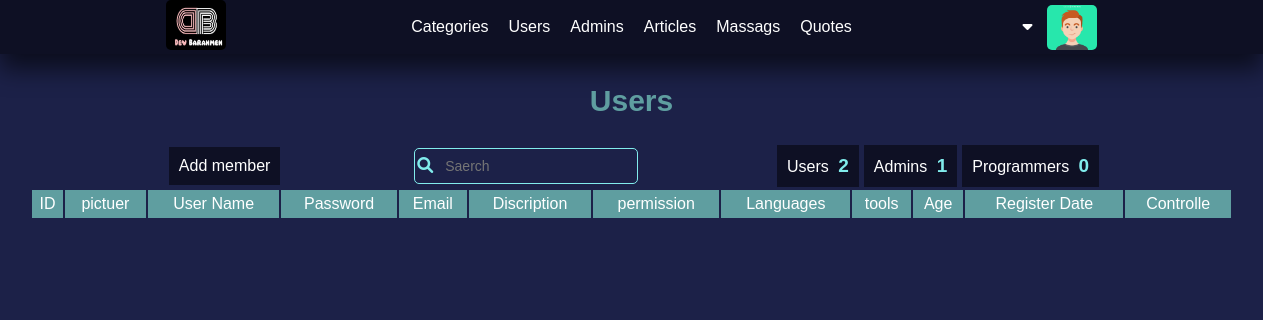
/admin/users.php?show=prog (signed in), run on an earlier commit of the app's database.
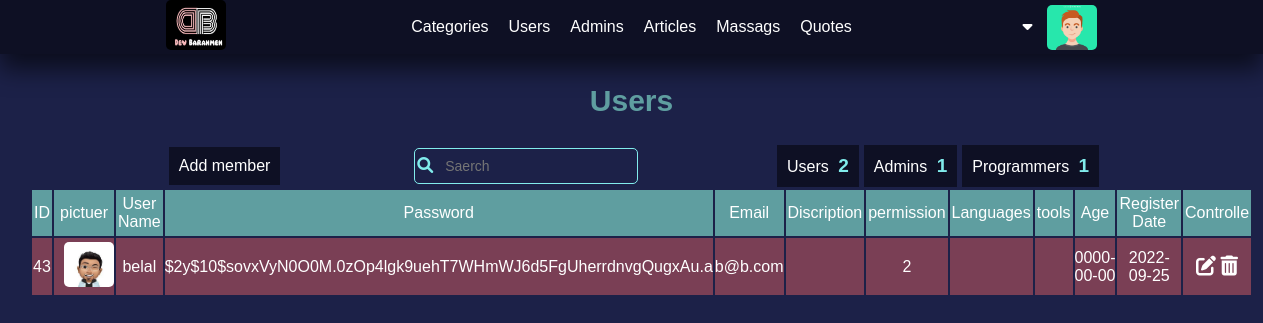
And on a later commit of the database.
### tables this page shows
CREATE TABLE `users` (
  `IdUser` int(11) NOT NULL COMMENT 'Identify user number',
  `userName` char(255) NOT NULL,
  `password` varchar(255) NOT NULL,
  `email` varchar(255) NOT NULL,
  `fullName` varchar(255) NOT NULL,
  `aboutYou` varchar(255) NOT NULL,
  `langs` varchar(255) DEFAULT NULL,
  `tools` text DEFAULT NULL,
  `permission` tinyint(11) NOT NULL,
  `age` date NOT NULL,
  `githup` varchar(50) DEFAULT NULL,
  `facebook` varchar(50) DEFAULT NULL,
  `twitter` varchar(50) DEFAULT NULL,
  `linkedin` varchar(50) DEFAULT NULL,
  `website` varchar(255) DEFAULT NULL,
  `nickname` varchar(50) DEFAULT NULL,
  `gender` varchar(6) DEFAULT NULL,
  `location` varchar(60) DEFAULT NULL,
  `education` text DEFAULT NULL,
  `work` text DEFAULT NULL,
  `imageName` varchar(255) DEFAULT NULL,
  `dataRegister` date NOT NULL
);

### admin/init.php (called while the page is built, shortened)
<?php
    include("config.php");
    $tpl            = 'include/templates/';
    $css            = 'layout/backend.css';
    $commfilesCSS   = '../commonBetweenBackFront/css/';
    $commfilesImags =  '../commonBetweenBackFront/images/';
    $commfilesPHP   = '../commonBetweenBackFront/php/';
    include($commfilesPHP. 'functions.php');
    include($commfilesPHP. 'images.php');
    include($tpl . 'header.php');
    if (!function_exists('SetNav')) {
        function SetNav() {
            global $tpl;
            include($tpl . 'nav.php');
        }
    }

### admin/users.php (the view, shortened to what this page needs)
<?php
    include ('init.php');
    SetNav();
            ?>
            <?php
    function WhoShowed () {
        $WantShow = GetRequests::GetValueGet('show');
        if ($WantShow  === "users")
            $data = Queries::FromTable("*", 'users', "WHERE permission = 0", 'fetchAll', 'IdUser');
        else if ($WantShow === 'admins')
            $data = Queries::FromTable("*", 'users', "WHERE permission = 1");
        else if ($WantShow === 'prog')
            $data = Queries::FromTable("*", 'users', "WHERE permission = 2");
        return $data;
    }
    function PrintDataUser() {
        $data = WhoShowed();
        global $commfilesuploaded;
        foreach ($data as $info) {
            ?>
                <tr>
                    <td><?php echo $info['IdUser'] ?></td>
                    <td><?php ShowImage::SetImg($commfilesuploaded. 'users/', $info['imageName'], 'profile-pictuer') ?></td>
                    <td><?php echo $info['userName'] ?></td>
                    <td class="long-text"><?php echo $info['password'] ?></td>
                    <td><?php echo $info['email'] ?></td>
                    <td><?php echo $info['aboutYou'] ?></td>
                    <td><?php echo $info['permission'] ?></td>
                    <td><?php echo $info['langs'] ?></td>
                    <td><?php echo $info['tools'] ?></td>
                    <td><?php echo $info['age'] ?></td>
                    <td><?php echo $info['dataRegister'] ?></td>
                    <td>
                        <a href="users.php?actionMember=edit&IdUser=<?php echo $info['IdUser'] ?>" class="process-btn" data-hover="Edit"><i class="fa-solid fa-pen-to-square"></i></a>
                        <a href="users.php?show=<?php echo GetRequests::GetValueGet('show') ?>&IdUser=<?php echo $info['IdUser'] ?>&delete" class="process-btn" data-hover="Delete" onclick="return Confirm()" ><i class="fa-solid fa-trash-can"></i></a>
                    </td>
                </tr>
            <?php
        }
    }
        ?>
        <?php
    function ShowUserStructuer() {
        ?>
            <h3 class="h-title">Users</h3>
            <div class="contanier-table">
                <div class="additions">
                    <a href="users.php?actionMember=add" class="add-member-in-users">Add member</a>
                    <?php GlobalFunctions::Search()?>
                    <div class="counters">
                        <a href="users.php?show=users">
                            <div class="number-users add-btn">
                                <span>Users</span> <span class="num"><?php echo  Queries::Counter("IdUser", 'users', "Where permission = 0") ?></span>
                            </div>
                        </a>
                        <a href="users.php?show=admins">
                            <div class="number-admins add-btn">
                                <span>Admins</span> <span class="num"><?php echo  Queries::Counter("IdUser", 'users', "Where permission = 1") ?></span>
                            </div>
                        </a>
                        <a href="users.php?show=prog">
                            <div class="number-admins add-btn">
                                <span>Programmers</span> <span class="num"><?php echo  Queries::Counter("IdUser", 'users', "Where permission = 2") ?></span>
                            </div>
                        </a>
                    </div>
                </div>
                <table class="dashbord-show-users-table">
                    <thead>
                        <tr>
                            <td>ID</td>
                            <td>pictuer</td>
                            <td>User Name</td>
                            <td class="long-text">Password</td>
                            <td>Email</td>
                            <td>Discription</td>
                            <td>permission</td>
                            <td>Languages</td>
                            <td>tools</td>
                            <td>Age</td>
                            <td>Register Date</td>
                            <td>Controlle</td>
                        </tr>
                    </thead>
                    <tbody>
                        <?php PrintDataUser() ?>
                    </tbody>
                </table>
            </div>
        <?php
    }
    function ControlledFunction() {
        switch (GetRequests::GetValueGet('actionMember')) {
            default:
                ShowUserStructuer();
                break;
        }
    }
    ControlledFunction();
    include ($tpl . 'footer.php');

### admin/include/templates/header.php (shortened to what this page needs)
<!DOCTYPE html>
<html lang="en">
    <head>
        <link rel="stylesheet" href="static\..\<?php echo $css ?>">
        <link rel="stylesheet" href="<?php echo $commfilesCSS?>navigationBar.css">
        <link rel="stylesheet" href="<?php echo  $commfilesCSS ?>globalEdit.css">
        <link rel="stylesheet" href="<?php echo  $commfilesCSS ?>all.min.css">
    </head>
    <body>

### admin/include/templates/nav.php (shortened to what this page needs)
<?php
    function NavStructer() {
        global $commfilesImags;
        global $commfilesuploaded;
        ?>
                <nav>
                    <div class="logo"><a href="dashbord.php"><img src="<?php echo $commfilesImags ?>logos/logo.jpg" alt="Logo"></a></div>
                    <div class="bar">
                        <ul>
                            <li><a href="categories.php">Categories</a></li>
                            <li><a href="users.php?show=users">Users</a></li>
                            <li><a href="users.php?show=admins">Admins</a></li>
                            <li><a href="articles.php">Articles</a></li>
                            <li><a href="#">Massags</a></li>
                            <li><a href="#">Quotes</a></li>
                        </ul>
                    </div>
                    <div class="options-user">
                        <?php ShowImage::SetImg($commfilesuploaded.'users/', NameImag::GetNameImgFromDB('imageName', 'users', "Where IdUser = " .  $_COOKIE["IdUser"]), 'profile-pictuer') ?>
                        <div class="label-dropdown">
                            <div class="pull-right">
                                <div class="dropdown label-dropdown">
                                    <button onclick="myFunction()" class="dropbtn name-in-nav">
                                        <?php echo $_SESSION['adminName'] ?>  <i class="fa-solid fa-caret-down" aria-hidden="true"></i>
                                </div>
                            </div>
                        </div>
                    </div>
                </nav>
        <?php
    }
    NavStructer();

### commonBetweenBackFront/php/images.php (shortened to what this page needs)
<?php
    class NameImag {
        public static function GetNameImgFromDB($nameCol, $nameTable , $where ) {
            return  Queries::FromTable($nameCol, $nameTable,  $where , 'fetch')['imageName'];
        }
    }
    class ShowImage {
        public static function SetImg($path, $nameImg, $class = NULL ) {
            global $commfilesImags;
            if ( ! empty ($nameImg)) {
                ?> <img src="<?php echo $path . $nameImg ?>" alt="Image" class="<?php echo $class ?>"> <?php
            } else {
                ?>  <img src="<?php echo $commfilesImags ?>/imagesProject/defaultImg.jpg" alt="Image" class="<?php echo $class ?>"> <?php
            }
        }
    }

### commonBetweenBackFront/php/functions.php (shortened to what this page needs)
<?php
    class GlobalFunctions {
            ?> <a href="<?php echo $_SERVER['HTTP_REFERER']?>"  class="btn-submit">Back</a> <?php
            ?> <div class="alert <?php echo $typeAlert?>"><span><?php echo $mass?></span> <i id="X" class="fa-sharp fa-solid fa-xmark" onclick="removeAleart()"></i></div> <?php
        public static function Search($NameJSFilterFunct='filter()', $position=NULL) {
            ?>
                <table class="saerch-table"  style="position: <?php echo $position ?>;">
                    <tr>
                        <td><i class="fas fa-search"></i></td>
                        <td><input type="text" placeholder="saerch" id="SearchValue"
                        onkeyup="<?php echo $NameJSFilterFunct ?>"></td>
                    </tr>
                </table>
            <?php
        }
    }
    class Queries {
        public static function FromTable($filed='*', $table, $condition=NULL, $typeFetch = 'fetchAll', $ordered = null, $typeOrders = 'DESC', $limit = NULL) {
            global $db;
            if($ordered === null) {
                $stmt = $db->prepare("SELECT $filed FROM $table $condition $limit");
            } else {
                $stmt = $db->prepare("SELECT $filed FROM $table $condition ORDER BY $ordered $typeOrders $limit");
            }
            $stmt->execute();
            if ($typeFetch === 'fetchAll')
                $requerd = $stmt->fetchAll();
            elseif($typeFetch === 'fetch') {
                $requerd = $stmt->fetch();
            }
            return $requerd;
        }
        public static function Counter($columnName, $tableName, $where = NULL) {
            global $db;
            $stmt = $db->prepare("SELECT COUNT($columnName) FROM $tableName $where");
            $stmt->execute();
            $number = $stmt->fetch();
            if ($stmt->rowCount() > 0 ) {
                return $number[0];
            } else {
                echo "Random Nubmer";
            }
        }
    }
    class GetRequests {
        public static function IfGet() {
            if(! empty($_GET)) {
                return true;
            } else {
                return false;
            }
        }
        public static function GetValueGet($nameGet) {
            if (GetRequests::IfGet() && isset($_GET[$nameGet])) {
                return $_GET[$nameGet];
            }
        }
    }

### admin/include/templates/footer.php (shortened to what this page needs)
</body>
</html>

### admin/layout/backend.css (style rules this page uses)
.contanier-table { display: grid; grid-template-columns: 30px 1fr 30px; grid-template-rows: 60px 1fr; width: 100%; }
.contanier-table .additions { grid-column-start: 2; grid-row-start: 1; margin-top: 15px; display: flex; align-items: center; justify-content: space-evenly; }
.contanier-table .additions .counters { display: flex; }
.contanier-table .additions .counters a div span:nth-child(1) { color: white; }
.contanier-table .additions .counters a div span:nth-child(2) { font-weight: bold; font-size: 19px; margin: 0 0 0 5px; color: var(--color-cat-three); }
.dashbord-show-users-table { grid-column: 2 / 3; grid-row-start: 2; }
.contanier-table .add-member-in-users { background-color: var(--bbackground-color); padding: 10px; margin-left: 5px; transition: .2s ease-in-out; color: white; }
.dashbord-show-users-table thead tr { background-color: var(--titels); padding: 10px; border-width: 0 1px; }
.dashbord-show-users-table thead tr td { padding: 5px 2px; text-align: center; }
.dashbord-show-users-table tbody { background-color: #ed646473; }
.dashbord-show-users-table tbody tr td { padding: 4px 0 4px 0; text-align: center; }
.dashbord-show-users-table tbody .process-btn { color: white; position: relative; font-size: 20px; }
.process-btn:before { content: attr(data-hover); visibility: hidden; opacity: 0; width: 80px; background-color: black; color: #fff; text-align: center; border-radius: 5px; padding: 5px 0; transition: opacity 1s ease-in-out; position: absolute; z-index: 1; left: -46%; top: 70%; }

### commonBetweenBackFront/css/navigationBar.css (style rules this page uses)
nav { background-color: var(--bbackground-color); display: flex; justify-content: space-evenly; align-items: center; box-shadow: 0 15px 25px rgb(0 0 0 / 60%); width: 100%; top: 0; z-index: 100; }
.logo img { width: 60px; height: 50px; border-radius: 5px; }
nav ul { display: flex; justify-content: space-between; }
nav ul li { margin-left: 20px; transition: all 1s; }
nav ul li a { color: white; }
.options-user { display: flex; flex-direction: row-reverse; justify-content: center; align-items: center; }
.profile-pictuer { width: 50px; height: 45px; border-radius: 5px; margin-left: 10px; }
.name-in-nav { display: inline; text-transform: uppercase; font-size: 13px; }

### commonBetweenBackFront/css/globalEdit.css (style rules this page uses)
* { -moz-box-sizing: border-box; -webkit-box-sizing: border-box; box-sizing: border-box; padding: 0px; margin: 0px; }
:root { --main-color: #1C2148; --bbackground-color: rgba(0, 0, 0, 0.5); --assistant: #f3d33a; --titels: cadetblue; --titles-two: #1da4f2; --sun-theam: #fff; --color-cat-three: #81ecec; --danger: #ed6464; --info: rgb(135, 222, 239); --main-cat-tow: #1da4f2; --success: rgb(147, 227, 147); --desine-one: #81ecec; --color-cards: #ce596d8c; }
html { scroll-behavior: smooth; height: 100%; background-color: #1C2148; }
body { background-color: #1C2148; color: var(--sun-theam); margin: 0; padding: 0; font-family: sans-serif; height: 100%; }
input, select, input[type=file] { background-color: rgb(236, 233, 233); }
ul { list-style: none; }
a { text-decoration: none; color: white; }
table { overflow: hidden; }
table tr td { vertical-align: middle !important; }
.add-btn { background-color: var(--bbackground-color); padding: 10px; margin-left: 5px; transition: .2s ease-in-out; color: white; }
.dropbtn { color: var(--therd-color); padding: 5px; font-size: 16px; border: none; width: fit-content; height: auto; cursor: pointer; z-index: 1000; background-color: inherit; }
.dropdown { position: relative; display: inline-block; }
.h-title { text-align: center; margin-top: 20px; color: var(--titels); padding: 10px; border-radius: 10px; text-transform: capitalize; font-size: 30px; }
.saerch-table { border: 1px solid var(--color-cat-three); border-radius: 5px; display: inline-block; }
.saerch-table input { border: none; outline: none; text-transform: capitalize; width: 200px; height: 30px; font-size: 14px; background-color: transparent; padding: 0 10px; color: var(--sun-theam); }
.saerch-table i { color: var(--color-cat-three); }

What changed in the data, as far as the page shows it:
added users: IdUser "43", imageName (picture), userName "belal", password "$2y$10$sovxVyN0O0M.0zOp4lgk9uehT7WHmWJ6d5FgUherrdnvgQugxAu.a", email "b@b.com", permission "2", age "0000-00-00", dataRegister "2022-09-25"
Also different on the page:
Queries::Counter("IdUser", 'users', "Where permission = 2"): "0" → "1"
